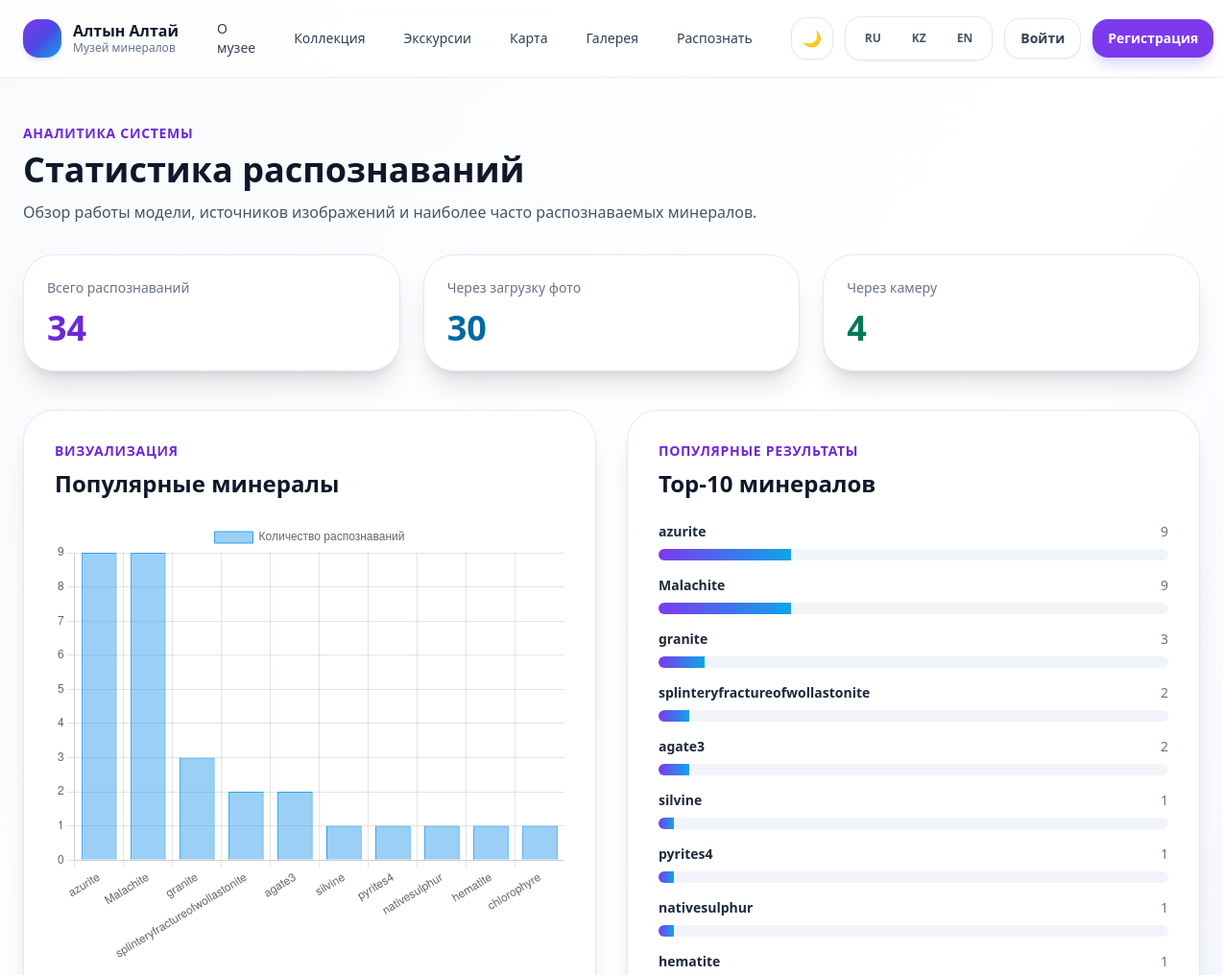
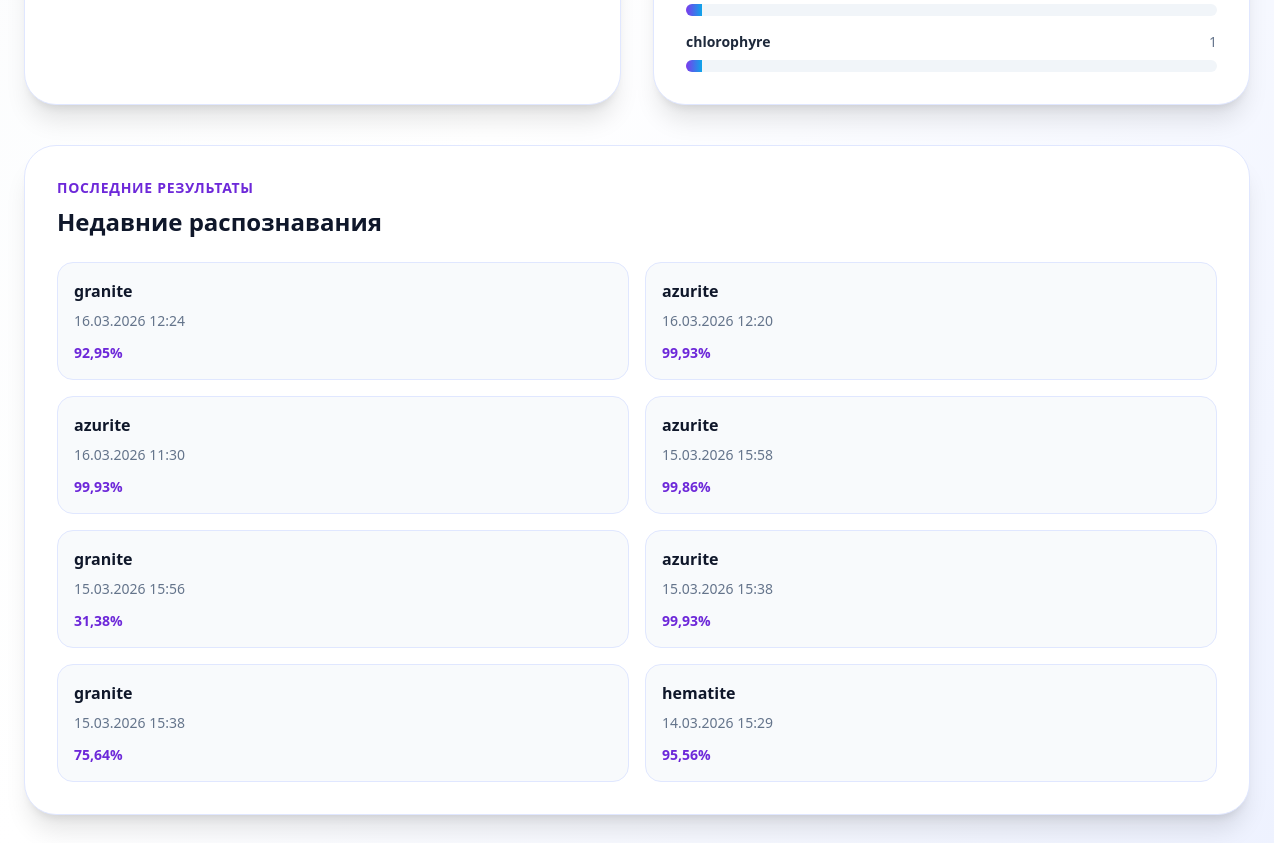
Page /statistics/ on the committed database (2 pictures, top to bottom).
### pages/models.py (models this page shows, shortened)
class RecognitionHistory(models.Model):
    SOURCE_CHOICES = [
        ("upload", "Загрузка"),
        ("camera", "Камера"),
    ]
    user = models.ForeignKey(
        settings.AUTH_USER_MODEL,
        on_delete=models.CASCADE,
        related_name="recognitions",
        verbose_name="Пользователь",
    )
    created_at = models.DateTimeField(auto_now_add=True, verbose_name="Дата распознавания")
    source = models.CharField(max_length=10, choices=SOURCE_CHOICES, default="upload", verbose_name="Источник")
    image = models.ImageField(upload_to="recognitions/", blank=True, null=True, verbose_name="Фото")
    predicted_mineral = models.ForeignKey(
        "catalog.Mineral",
        on_delete=models.SET_NULL,
        null=True,
        blank=True,
        related_name="recognitions",
        verbose_name="Распознанный минерал",
    )
    top1_label = models.CharField(max_length=120, blank=True, default="", verbose_name="Top-1 минерал")
    top1_conf = models.FloatField(blank=True, null=True, verbose_name="Top-1 вероятность")
    top2_label = models.CharField(max_length=120, blank=True, default="", verbose_name="Top-2 минерал")
    top2_conf = models.FloatField(blank=True, null=True, verbose_name="Top-2 вероятность")
    top3_label = models.CharField(max_length=120, blank=True, default="", verbose_name="Top-3 минерал")
    top3_conf = models.FloatField(blank=True, null=True, verbose_name="Top-3 вероятность")
    class Meta:
        ordering = ["-created_at"]
        verbose_name = "История распознавания"
        verbose_name_plural = "История распознаваний"

### pages/views.py (the view)
# urls.py: path("statistics/", views.statistics_view, name="statistics"),
def statistics_view(request):
    total_recognitions = RecognitionHistory.objects.count()
    upload_count = RecognitionHistory.objects.filter(source="upload").count()
    camera_count = RecognitionHistory.objects.filter(source="camera").count()
    top_minerals_qs = (
        RecognitionHistory.objects
        .exclude(top1_label="")
        .values("top1_label")
        .annotate(total=Count("id"))
        .order_by("-total")[:10]
    )
    top_minerals = list(top_minerals_qs)
    latest_recognitions = RecognitionHistory.objects.select_related(
        "user",
        "predicted_mineral",
    ).order_by("-created_at")[:8]
    return render(request, "pages/statistics.html", {
        "total_recognitions": total_recognitions,
        "upload_count": upload_count,
        "camera_count": camera_count,
        "top_minerals": top_minerals,
        "latest_recognitions": latest_recognitions,
    })

### templates/pages/statistics.html (shortened to what this page needs)
<!doctype html>
<html lang="ru">
<head>
  <script src="https://cdn.tailwindcss.com"></script>
</head>
<body class="min-h-screen bg-gradient-to-br from-slate-50 via-white to-indigo-50 text-slate-900">
  {% include "includes/header.html" %}
  <section class="max-w-7xl mx-auto px-6 py-12">
    <div class="mb-8">
      <div class="text-sm font-semibold text-violet-700 uppercase tracking-wider">Аналитика системы</div>
      <h1 class="mt-2 text-4xl font-extrabold">Статистика распознаваний</h1>
      <p class="mt-3 text-slate-600">
        Обзор работы модели, источников изображений и наиболее часто распознаваемых минералов.
      </p>
    </div>
    <div class="grid md:grid-cols-3 gap-6">
      <div class="bg-white rounded-[2rem] border border-indigo-100 shadow-xl p-6">
        <div class="text-sm text-slate-500">Всего распознаваний</div>
        <div class="mt-3 text-4xl font-extrabold text-violet-700">{{ total_recognitions }}</div>
      </div>
      <div class="bg-white rounded-[2rem] border border-indigo-100 shadow-xl p-6">
        <div class="text-sm text-slate-500">Через загрузку фото</div>
        <div class="mt-3 text-4xl font-extrabold text-sky-700">{{ upload_count }}</div>
      </div>
      <div class="bg-white rounded-[2rem] border border-indigo-100 shadow-xl p-6">
        <div class="text-sm text-slate-500">Через камеру</div>
        <div class="mt-3 text-4xl font-extrabold text-emerald-700">{{ camera_count }}</div>
      </div>
    </div>
    <div class="mt-10 grid lg:grid-cols-2 gap-8">
      <div class="bg-white rounded-[2rem] border border-indigo-100 shadow-xl p-8">
        <div class="text-sm font-semibold text-violet-700 uppercase tracking-wider">Визуализация</div>
        <h2 class="mt-2 text-2xl font-extrabold">Популярные минералы</h2>
        <div class="mt-6">
          <canvas id="mineralsChart" height="260"></canvas>
        </div>
      </div>
      <div class="bg-white rounded-[2rem] border border-indigo-100 shadow-xl p-8">
        <div class="text-sm font-semibold text-violet-700 uppercase tracking-wider">Популярные результаты</div>
        <h2 class="mt-2 text-2xl font-extrabold">Top-10 минералов</h2>
        <div class="mt-6 space-y-4">
          {% for item in top_minerals %}
            <div>
              <div class="flex items-center justify-between text-sm mb-2">
                <span class="font-semibold text-slate-800">{{ item.top1_label }}</span>
                <span class="text-slate-500">{{ item.total }}</span>
              </div>
              <div class="w-full h-3 rounded-full bg-slate-100 overflow-hidden">
                <div class="h-3 bg-gradient-to-r from-violet-600 to-sky-500"
                     style="width: {% widthratio item.total total_recognitions 100 %}%;"></div>
              </div>
            </div>
          {% empty %}
            <div class="text-slate-500">Пока нет данных для статистики.</div>
          {% endfor %}
        </div>
      </div>
    </div>
    <div class="mt-10 bg-white rounded-[2rem] border border-indigo-100 shadow-xl p-8">
      <div class="text-sm font-semibold text-violet-700 uppercase tracking-wider">Последние результаты</div>
      <h2 class="mt-2 text-2xl font-extrabold">Недавние распознавания</h2>
      <div class="mt-6 grid md:grid-cols-2 xl:grid-cols-4 gap-4">
        {% for rec in latest_recognitions %}
          <div class="rounded-2xl border border-indigo-100 bg-slate-50 p-4">
            <div class="font-bold text-slate-900">{{ rec.top1_label }}</div>
            <div class="mt-2 text-sm text-slate-500">
              {{ rec.created_at|date:"d.m.Y H:i" }}
            </div>
            <div class="mt-3 text-sm font-semibold text-violet-700">
              {{ rec.top1_conf|default_if_none:0|floatformat:2 }}%
            </div>
          </div>
        {% empty %}
          <div class="text-slate-500">История пока пуста.</div>
        {% endfor %}
      </div>
    </div>
  </section>
  <script>
    const rawData = JSON.parse(document.getElementById('top-minerals-data').textContent);
    const labels = rawData.map(item => item.top1_label);
    const values = rawData.map(item => item.total);
    const ctx = document.getElementById('mineralsChart').getContext('2d');
    new Chart(ctx, {
      type: 'bar',
      data: {
        labels: labels,
        datasets: [{
          label: 'Количество распознаваний',
          data: values,
          borderWidth: 1
        }]
      },
      options: {
        responsive: true,
        plugins: {
          legend: {
            display: true
          }
        },
        scales: {
          y: {
            beginAtZero: true,
            ticks: {
              precision: 0
            }
          }
        }
      }
    });
  </script>
</body>
</html>

### rows in the picture
RecognitionHistory: top1_label "granite", created_at "16.03.2026 12:24", top1_conf "92,95"
RecognitionHistory: top1_label "azurite", created_at "16.03.2026 12:20", top1_conf "99,93"
RecognitionHistory: top1_label "azurite", created_at "16.03.2026 11:30", top1_conf "99,93"
RecognitionHistory: top1_label "azurite", created_at "15.03.2026 15:58", top1_conf "99,86"
RecognitionHistory: top1_label "granite", created_at "15.03.2026 15:56", top1_conf "31,38"
RecognitionHistory: top1_label "azurite", created_at "15.03.2026 15:38", top1_conf "99,93"
RecognitionHistory: top1_label "granite", created_at "15.03.2026 15:38", top1_conf "75,64"
RecognitionHistory: top1_label "hematite", created_at "14.03.2026 15:29", top1_conf "95,56"

### other values in the picture
{{ total_recognitions }} "34"
{{ upload_count }} "30"
{{ camera_count }} "4"
{{ item.top1_label }} "azurite" "Malachite" "granite" "splinteryfractureofwollastonite" "agate3" "silvine" "pyrites4" "nativesulphur" "hematite" "chlorophyre"
{{ item.total }} "9" "9" "3" "2" "2" "1" "1" "1" "1" "1"
